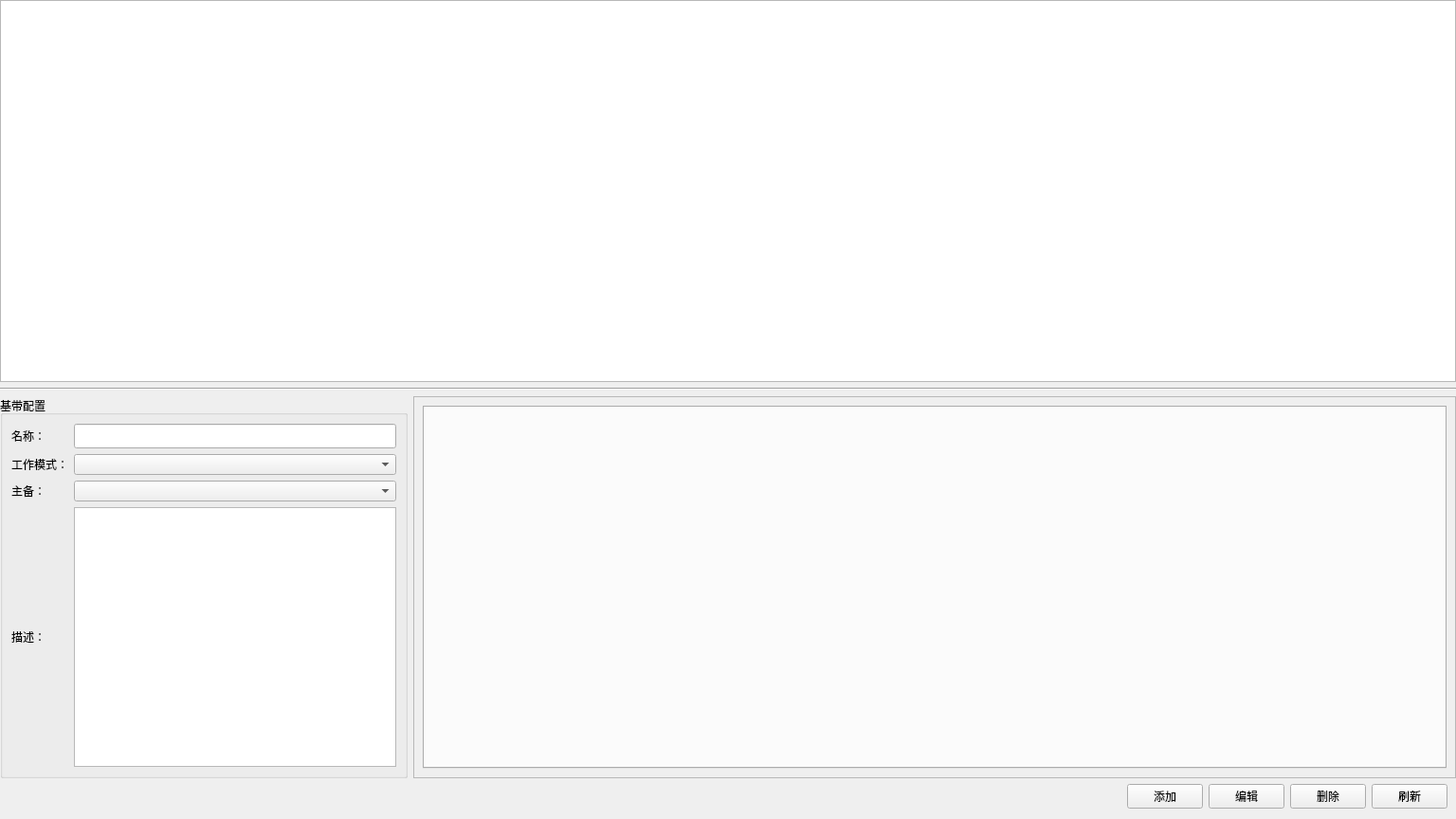
<?xml version="1.0" encoding="UTF-8"?>
<ui version="4.0">
 <class>ResourceRestructuringWidget</class>
 <widget class="QWidget" name="ResourceRestructuringWidget">
  <property name="geometry">
   <rect>
    <x>0</x>
    <y>0</y>
    <width>1536</width>
    <height>864</height>
   </rect>
  </property>
  <property name="minimumSize">
   <size>
    <width>1536</width>
    <height>864</height>
   </size>
  </property>
  <property name="maximumSize">
   <size>
    <width>16777215</width>
    <height>16777215</height>
   </size>
  </property>
  <property name="windowTitle">
   <string>Form</string>
  </property>
  <layout class="QVBoxLayout" name="verticalLayout_4">
   <property name="leftMargin">
    <number>0</number>
   </property>
   <property name="topMargin">
    <number>0</number>
   </property>
   <property name="rightMargin">
    <number>0</number>
   </property>
   <item>
    <widget class="QWidget" name="widget" native="true">
     <property name="minimumSize">
      <size>
       <width>1536</width>
       <height>850</height>
      </size>
     </property>
     <layout class="QVBoxLayout" name="verticalLayout_2">
      <property name="leftMargin">
       <number>0</number>
      </property>
      <property name="topMargin">
       <number>0</number>
      </property>
      <property name="rightMargin">
       <number>0</number>
      </property>
      <property name="bottomMargin">
       <number>0</number>
      </property>
      <item>
       <layout class="QVBoxLayout" name="verticalLayout">
        <item>
         <widget class="QTableView" name="resourceTableView"/>
        </item>
        <item>
         <widget class="Line" name="line">
          <property name="orientation">
           <enum>Qt::Horizontal</enum>
          </property>
         </widget>
        </item>
        <item>
         <layout class="QHBoxLayout" name="horizontalLayout_2">
          <item>
           <widget class="QGroupBox" name="param_groupBox">
            <property name="minimumSize">
             <size>
              <width>400</width>
              <height>0</height>
             </size>
            </property>
            <property name="title">
             <string>基带配置</string>
            </property>
            <layout class="QGridLayout" name="gridLayout">
             <item row="2" column="0">
              <widget class="QLabel" name="label_3">
               <property name="text">
                <string>主备：</string>
               </property>
              </widget>
             </item>
             <item row="3" column="1">
              <widget class="QPlainTextEdit" name="desc">
               <property name="enabled">
                <bool>true</bool>
               </property>
               <property name="maximumBlockCount">
                <number>40</number>
               </property>
              </widget>
             </item>
             <item row="1" column="0">
              <widget class="QLabel" name="label">
               <property name="text">
                <string>工作模式：</string>
               </property>
              </widget>
             </item>
             <item row="3" column="0">
              <widget class="QLabel" name="label_12">
               <property name="text">
                <string>描述：</string>
               </property>
              </widget>
             </item>
             <item row="0" column="0">
              <widget class="QLabel" name="label_2">
               <property name="text">
                <string>名称：</string>
               </property>
              </widget>
             </item>
             <item row="0" column="1">
              <widget class="QLineEdit" name="name">
               <property name="enabled">
                <bool>true</bool>
               </property>
               <property name="minimumSize">
                <size>
                 <width>0</width>
                 <height>26</height>
                </size>
               </property>
               <property name="maxLength">
                <number>40</number>
               </property>
              </widget>
             </item>
             <item row="1" column="1">
              <widget class="QComboBox" name="workMode"/>
             </item>
             <item row="2" column="1">
              <widget class="QComboBox" name="mainStandby"/>
             </item>
            </layout>
           </widget>
          </item>
          <item>
           <widget class="QFrame" name="frame_4">
            <property name="minimumSize">
             <size>
              <width>1100</width>
              <height>0</height>
             </size>
            </property>
            <property name="frameShape">
             <enum>QFrame::StyledPanel</enum>
            </property>
            <property name="frameShadow">
             <enum>QFrame::Raised</enum>
            </property>
            <layout class="QVBoxLayout" name="verticalLayout_3">
             <item>
              <widget class="QTabWidget" name="tabwidget"/>
             </item>
            </layout>
           </widget>
          </item>
         </layout>
        </item>
        <item>
         <layout class="QHBoxLayout" name="horizontalLayout">
          <property name="rightMargin">
           <number>9</number>
          </property>
          <item>
           <spacer name="horizontalSpacer_3">
            <property name="orientation">
             <enum>Qt::Horizontal</enum>
            </property>
            <property name="sizeHint" stdset="0">
             <size>
              <width>37</width>
              <height>17</height>
             </size>
            </property>
           </spacer>
          </item>
          <item>
           <widget class="QPushButton" name="save_btn">
            <property name="text">
             <string>添加</string>
            </property>
           </widget>
          </item>
          <item>
           <widget class="QPushButton" name="edit_btn">
            <property name="text">
             <string>编辑</string>
            </property>
           </widget>
          </item>
          <item>
           <widget class="QPushButton" name="del_btn">
            <property name="text">
             <string>删除</string>
            </property>
           </widget>
          </item>
          <item>
           <widget class="QPushButton" name="refresh_btn">
            <property name="text">
             <string>刷新</string>
            </property>
           </widget>
          </item>
         </layout>
        </item>
       </layout>
      </item>
     </layout>
    </widget>
   </item>
  </layout>
 </widget>
 <resources/>
 <connections/>
</ui>
